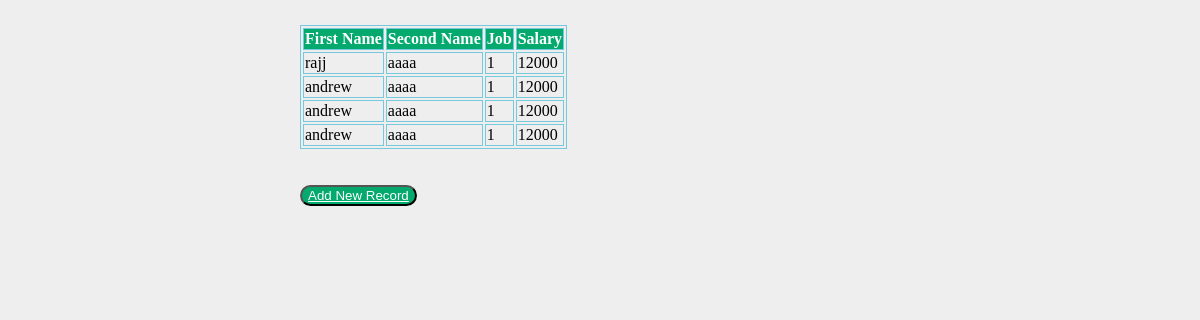
The page /show on the database its author committed.
### studentdetails/models.py (models this page shows)
class studentDetails(models.Model):
    first_name = models.CharField(max_length=10)
    second_name = models.CharField(max_length=10)
    job = models.IntegerField()
    salary = models.IntegerField()

### studentdetails/views.py (the view)
# urls.py: path('show',views.show),
def show(request):
    students = studentDetails.objects.all()
    return render(request,"show.html",{'students':students})

### studentdetails/templates/show.html (shortened to what this page needs)
<!DOCTYPE html>
<html lang="en">
<head>
    {% load static %}
    <link rel="stylesheet" href="{% static 'css/style.css' %}">
</head>
<body>
    <table border="1">
        <thead>
            <tr>
                <th>First Name</th>
                <th>Second Name</th>
                <th>Job </th>
                <th>Salary</th>
            </tr>
        </thead>
        <tbody>
            {% for student in students %}
            <tr>
                <td>{{ student.first_name }}</td>
                <td>{{student.second_name}}</td>
                <td>{{student.job}}</td>
                <td>{{student.salary}}</td>
            </tr>
            {% endfor %}
        </tbody>
    </table>
    <br>
    <br>
    <button><a style="color:white;" href="/student">Add New Record</a></button>
</body>
</html>

### studentdetails/static/css/style.css (style rules this page uses)
body { background: #eee; height: 100%; margin: 25px 0; padding-left: 300px; }
table, th, td { border: 1px solid rgb(118, 200, 221); }
th { background-color: #04AA6D; color: white; }
button { border-radius: 12px; color: aqua; background-color: #04AA6D; cursor: pointer; }

### rows shown on the page
studentDetails: first_name "rajj", second_name "aaaa", job "1", salary "12000"
studentDetails: first_name "andrew", second_name "aaaa", job "1", salary "12000"
studentDetails: first_name "andrew", second_name "aaaa", job "1", salary "12000"
studentDetails: first_name "andrew", second_name "aaaa", job "1", salary "12000"
